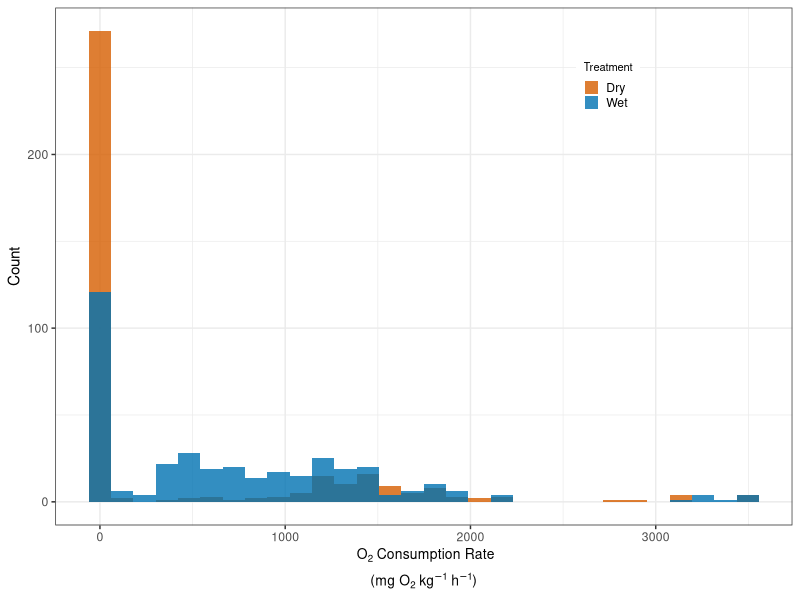
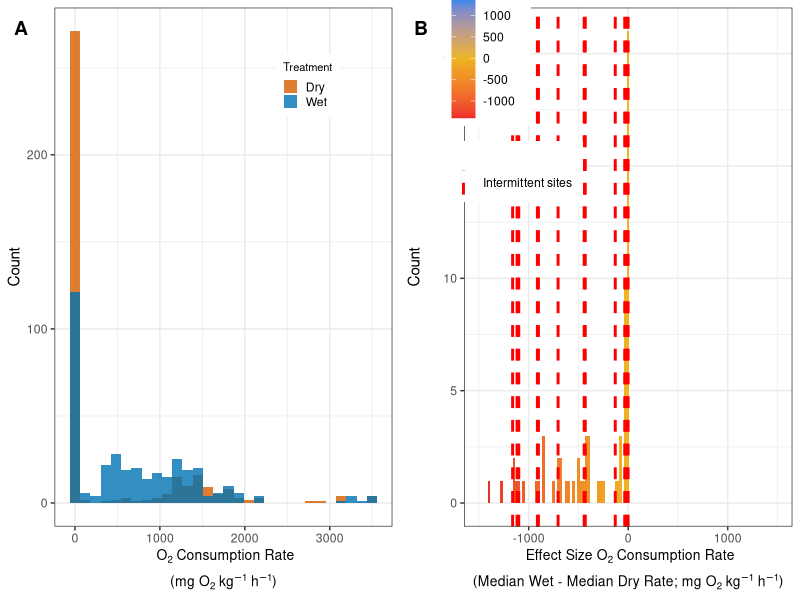
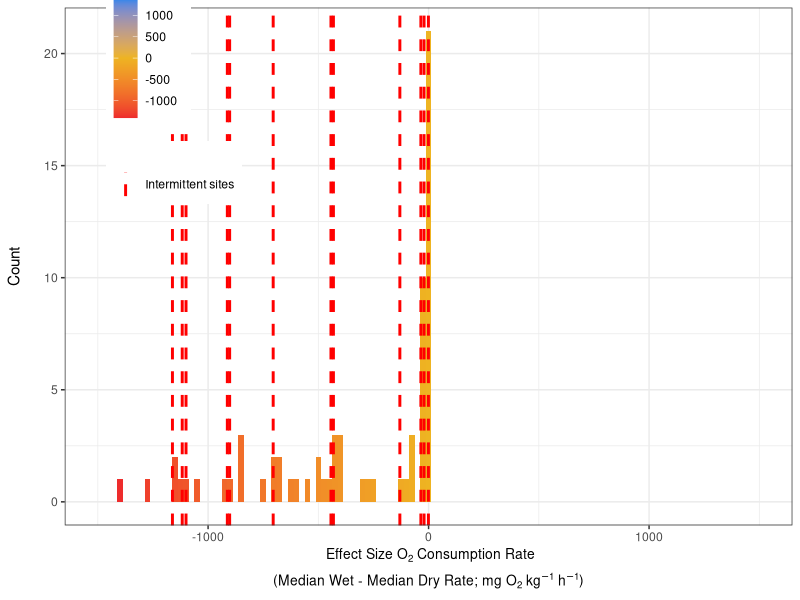

Generate these figures, in order, with R: (Note: this script raises an error after producing the figures.)
# This script makes histogram figures for ECA physical manuscript
library(tidyverse); library(ggpubr)
rm(list=ls()); graphics.off()

# Functions ---------------------------------------------------------------
# Transformation for normalization is cube root - have to cube root then add sign back to value to make it positive or negative
cube_root <- function(x) sign(x) * (abs(x))^(1/3)

## Read in/Merge Data for Histograms -------------------------------------
# Individual Rate data for histograms ####
all_data = read.csv("Data/EC_Sediment_SpC_pH_Temp_Respiration.csv", skip = 2) %>%
  filter(grepl("EC", Sample_Name)) %>%
  filter(!grepl("EC_011|EC_012|EC_023|EC_052|EC_053|EC_057", Sample_Name)) %>%  
  select(-c(Field_Name, IGSN, Material))

ev_data = read.csv("Data/WHONDRS_EV_Data_Package/Sample_Data/WHONDRS_EV_Sediment_SpC_pH_Temp_Respiration.csv", skip = 2) %>%
  filter(grepl("EV", Sample_Name)) %>%
  select(-c(Field_Name, IGSN, Material))

all_data = rbind(all_data, ev_data)

# Reading in metadata from both files to get river type
metadata = read.csv("Data/EC_Field_Metadata.csv") %>%
  select(c(Parent_ID, Intermittent_or_Perennial))
metadata2 = read.csv("Data/WHONDRS_EV_Data_Package/WHONDRS_EV_Field_Metadata.csv") %>%
  select(c(Parent_ID, Intermittent_or_Perennial))
metadata = rbind(metadata, metadata2)

# FIXED: MERGE ALL_DATA WITH METADATA TO IDENTIFY INTERMITTENT SITES
all_data_with_metadata = all_data %>%
  mutate(Parent_ID = str_extract(Sample_Name, "^[^_]+_[^_]+")) %>%  # Extract "EC_005" from "EC_005_INC-D1"
  left_join(metadata, by = "Parent_ID")

# Check merge
print("All data with metadata:")
print(head(all_data_with_metadata %>% select(Sample_Name, Parent_ID, Intermittent_or_Perennial)))
print(paste("Number of intermittent samples in all_data:", sum(all_data_with_metadata$Intermittent_or_Perennial == "Intermittent", na.rm = TRUE)))

# Get O2 consumption rate values for intermittent sites
intermittent_o2_values = all_data_with_metadata %>%
  filter(Respiration_Rate_mg_DO_per_kg_per_H != -9999) %>%
  filter(Intermittent_or_Perennial == "Intermittent", !is.na(Intermittent_or_Perennial)) %>%
  pull(Respiration_Rate_mg_DO_per_kg_per_H) %>%
  as.numeric() %>%
  abs() 

print("Intermittent O2 consumption rate values:")
print(intermittent_o2_values)

# Take Cube root of all respiration rates for figure
cube_respiration = all_data_with_metadata %>%
  select(c(Sample_Name, Respiration_Rate_mg_DO_per_kg_per_H, Parent_ID, Intermittent_or_Perennial)) %>%
  filter(Respiration_Rate_mg_DO_per_kg_per_H != -9999) %>% 
  mutate(cube_Respiration_mg_kg = cube_root(abs(as.numeric(Respiration_Rate_mg_DO_per_kg_per_H)))) %>% 
  mutate(Treat = if_else(grepl("D", Sample_Name), "Dry", "Wet"))

# Get cube root O2 consumption rate values for intermittent sites
intermittent_cube_o2_values = cube_respiration %>%
  filter(Intermittent_or_Perennial == "Intermittent", !is.na(Intermittent_or_Perennial)) %>%
  pull(cube_Respiration_mg_kg)

print("Intermittent cube root O2 consumption rate values:")
print(intermittent_cube_o2_values)

# Calculate medians for effect size calculation
median_respiration = all_data %>%
  select(-c(Respiration_R_Squared, Respiration_R_Squared_Adj, Respiration_p_value, Total_Incubation_Time_Min, Number_Points_In_Respiration_Regression, Number_Points_Removed_Respiration_Regression, DO_Concentration_At_Incubation_Time_Zero)) %>%
  mutate(across(c(SpC_microsiemens_per_cm:Respiration_Rate_mg_DO_per_kg_per_H), as.numeric)) %>%
  mutate(Respiration_Rate_mg_DO_per_kg_per_H = ifelse(grepl("INC_Method_001|INC_Method_002|INC_QA_004", Methods_Deviation), NA, Respiration_Rate_mg_DO_per_kg_per_H)) %>%
  mutate(Respiration_Rate_mg_DO_per_kg_per_H = ifelse(Respiration_Rate_mg_DO_per_kg_per_H == "-9999", NA, Respiration_Rate_mg_DO_per_kg_per_H)) %>%
  separate(Sample_Name, c("Sample_ID", "Rep"), sep = "-") %>%
  mutate(Rep = if_else(grepl("D", Rep), "D", "W")) %>%
  group_by(Sample_ID) %>%
  summarise(across(where(is.numeric),
                   list(Median = ~median(.x, na.rm = TRUE),
                        cv = ~sd(.x, na.rm = TRUE)/mean(.x, na.rm = TRUE),
                        n = ~sum(!is.na(.x))),
                   .names = "{.fn}_{.col}")) %>%
  ungroup() %>%
  select(c(Sample_ID, Median_Respiration_Rate_mg_DO_per_kg_per_H)) %>%
  mutate(Sample_Name = str_replace(Sample_ID, "INC", "all")) %>%
  select(-Sample_ID)

## Effect Size Data for histograms ####
effect = read.csv("Data/EC_Sediment_Effect_Size.csv", skip = 2) %>%
  filter(grepl("EC", Sample_Name)) %>%
  filter(!grepl("EC_011|EC_012|EC_023|EC_052|EC_053|EC_057", Sample_Name)) %>%
  select(c(Sample_Name, Effect_Size_Respiration_Rate_mg_DO_per_kg_per_H)) %>%
  mutate(Effect_Size_Respiration_Rate_mg_DO_per_kg_per_H = as.numeric(Effect_Size_Respiration_Rate_mg_DO_per_kg_per_H))

# FIXED: Corrected the filter issue in effect_ev
effect_ev = read.csv("Data/WHONDRS_EV_Data_Package/Sample_Data/WHONDRS_EV_Sediment_Effect_Size.csv", skip = 2) %>%
  filter(grepl("EV", Sample_Name)) %>%
  select(c(Sample_Name, Effect_Size_Respiration_Rate_mg_DO_per_kg_per_H = Effect_Size_Median_Respiration_Rate_mg_DO_per_kg_per_H)) %>%
  mutate(Effect_Size_Respiration_Rate_mg_DO_per_kg_per_H = as.numeric(Effect_Size_Respiration_Rate_mg_DO_per_kg_per_H)) %>%
  filter(Effect_Size_Respiration_Rate_mg_DO_per_kg_per_H < 0)  # Fixed: moved filter outside mutate

effect = rbind(effect, effect_ev)

# FIXED: MERGE EFFECT SIZE DATA WITH METADATA TO IDENTIFY INTERMITTENT SITES
effect_with_metadata = effect %>%
  mutate(Parent_ID = str_extract(Sample_Name, "^[^_]+_[^_]+")) %>%  # Extract "EC_005" from "EC_005_all" 
  left_join(metadata, by = "Parent_ID")

# Check merge
print("Effect size data with metadata:")
print(head(effect_with_metadata %>% select(Sample_Name, Parent_ID, Intermittent_or_Perennial)))
print(paste("Number of intermittent sites in effect data:", sum(effect_with_metadata$Intermittent_or_Perennial == "Intermittent", na.rm = TRUE)))

# Get effect size values for intermittent sites
intermittent_effect_values = effect_with_metadata %>%
  filter(Intermittent_or_Perennial == "Intermittent", !is.na(Intermittent_or_Perennial)) %>%
  pull(Effect_Size_Respiration_Rate_mg_DO_per_kg_per_H)

print("Intermittent effect size values:")
print(intermittent_effect_values)

# Cube root transform effect size data
cube_effect = effect_with_metadata %>%
  mutate(cube_Effect_Size_Respiration_Rate_mg_DO_per_kg_per_H = cube_root(Effect_Size_Respiration_Rate_mg_DO_per_kg_per_H))

# Get cube root effect size values for intermittent sites
intermittent_cube_effect_values = cube_effect %>%
  filter(Intermittent_or_Perennial == "Intermittent", !is.na(Intermittent_or_Perennial)) %>%
  pull(cube_Effect_Size_Respiration_Rate_mg_DO_per_kg_per_H)

print("Intermittent cube root effect size values:")
print(intermittent_cube_effect_values)

# Create data frames for vertical lines (for legend purposes)
vlines_o2 = data.frame(
  xintercept = intermittent_o2_values,
  line_type = "Intermittent sites"
)

vlines_cube_o2 = data.frame(
  xintercept = intermittent_cube_o2_values,
  line_type = "Intermittent sites"
)

vlines_effect = data.frame(
  xintercept = intermittent_effect_values,
  line_type = "Intermittent sites"
)

vlines_cube_effect = data.frame(
  xintercept = intermittent_cube_effect_values,
  line_type = "Intermittent sites"
)

# Histograms --------------------------------------------------------------
## Histogram of all O2 consumption rates WITH VERTICAL LINES FOR INTERMITTENT SITES
all_hist = all_data_with_metadata %>%
  filter(Respiration_Rate_mg_DO_per_kg_per_H != -9999) %>% 
  mutate(Treat = if_else(grepl("D", Sample_Name), "Dry", "Wet")) %>%
  ggplot(aes(x = abs(as.numeric(Respiration_Rate_mg_DO_per_kg_per_H)))) +
  geom_histogram(position = "identity", alpha = 0.8, aes(fill = Treat)) +
  # # Add vertical lines for each intermittent site's O2 consumption rate
  # {if(length(intermittent_o2_values) > 0) 
  #   geom_vline(data = vlines_o2, aes(xintercept = xintercept, linetype = line_type), 
  #              color = "red", linewidth = 1)} +
  scale_fill_manual(values = c("#D55E00","#0072B2")) +
  scale_linetype_manual(name = "", values = c("Intermittent sites" = "dashed")) +
  theme_bw() +
  theme(legend.position = c(0.75, 0.85),
        legend.key.size = unit(0.15, "in"),
        legend.title = element_text(size = 8),
        axis.title.x = element_text(size = 10),
        legend.box = "vertical") +
  guides(fill = guide_legend(title = "Treatment", order = 1),
         linetype = guide_legend(title = "", order = 2)) +
  xlab(expression(atop("\n O"[2]*" Consumption Rate", "(mg O"[2]*" kg"^-1*" h"^-1*")"))) +
  ylab("Count")

## Effect size histogram WITH VERTICAL LINES FOR INTERMITTENT SITES
effect_limits <- c(-1400, 1400)
effect_hist = ggplot(effect_with_metadata, aes(x = Effect_Size_Respiration_Rate_mg_DO_per_kg_per_H)) +
  geom_histogram(binwidth = 25, aes(fill = after_stat(x))) +
  # Add vertical lines for each intermittent site's effect size value
  {if(length(intermittent_effect_values) > 0) 
    geom_vline(data = vlines_effect, aes(xintercept = xintercept, linetype = line_type), 
               color = "red", linewidth = 1)} +
  scale_fill_gradient2(name = "Effect Size", limits = effect_limits, low = "firebrick2", mid = "goldenrod2",
                       high = "dodgerblue2", midpoint = (max(effect_limits)+min(effect_limits))/2) +
  scale_linetype_manual(name = "", values = c("Intermittent sites" = "dashed")) +
  theme_bw() +
  xlim(c(-1500, 1500)) +
  ylab("Count\n") +
  theme(legend.position = c(0.15, 0.85),
        axis.title.x = element_text(size = 10)) +
  guides(linetype = guide_legend(title = "")) +
  xlab(expression(atop("\n Effect Size O"[2]*" Consumption Rate","(Median Wet - Median Dry Rate; mg O"[2]*" kg"^-1*" h"^-1*")")))

## Combine SI histograms
combined_SI_hist = ggarrange(all_hist, effect_hist, ncol = 2, labels = c("A", "B"), hjust = -1, vjust = 2.5)
ggsave("Figures/Combined_SI_Histograms.png", plot = combined_SI_hist, width = 10, height = 5, dpi = 300)

## Cube Root Transformed histograms WITH VERTICAL LINES FOR INTERMITTENT SITES
all_cube_hist = ggplot(cube_respiration, aes(x = cube_Respiration_mg_kg)) +
  geom_histogram(position = "identity", alpha = 0.8, aes(fill = Treat)) +
  # Add vertical lines for each intermittent site's cube root O2 consumption rate
  # {if(length(intermittent_cube_o2_values) > 0) 
  #   geom_vline(data = vlines_cube_o2, aes(xintercept = xintercept, linetype = line_type), 
  #              color = "red", linewidth = 1)} +
  scale_fill_manual(values = c("#D55E00","#0072B2")) +
  scale_linetype_manual(name = "", values = c("Intermittent sites" = "dashed")) +
  ylim(0, 87.5) +
  theme_bw() +
  theme(legend.position = c(0.75, 0.85),
        legend.key.size = unit(0.15, "in"),
        legend.title = element_text(size = 8),
        axis.title.x = element_text(size = 10),
        legend.box = "vertical") +
  guides(fill = guide_legend(title = "Treatment", order = 1),
         linetype = guide_legend(title = "", order = 2)) +
  xlab(expression(atop("\n O"[2]*" Consumption Rate" ^(1/3)*"", "(mg O"[2]*" kg"^-1*" h"^-1*")"))) +
  ylab("Count")

# Cube root effect size histogram WITH VERTICAL LINES FOR INTERMITTENT SITES
cube_effect_limits <- c(-12, 12)
cube_effect_hist = ggplot(cube_effect, aes(x = cube_Effect_Size_Respiration_Rate_mg_DO_per_kg_per_H)) +
  geom_histogram(binwidth = 0.5, aes(fill = after_stat(x))) +
  # Add vertical lines for each intermittent site's cube root effect size value
  {if(length(intermittent_cube_effect_values) > 0) 
    geom_vline(data = vlines_cube_effect, aes(xintercept = xintercept, linetype = line_type), 
               color = "red", linewidth = 1)} +
  scale_fill_gradient2(name = "Cubed Root Effect Size", limits = cube_effect_limits, low = "firebrick2", mid = "goldenrod2",
                       high = "dodgerblue2", midpoint = (max(cube_effect_limits)+min(cube_effect_limits))/2) +
  scale_linetype_manual(name = "", values = c("Intermittent sites" = "dashed")) +
  theme_bw() +
  xlim(c(-12, 12)) +
  ylab("Count\n") +
  theme(legend.position = c(0.15, 0.85),
        axis.title.x = element_text(size = 10)) +
  guides(linetype = guide_legend(title = "")) +
  xlab(expression(atop("\n Effect Size O"[2]*" Consumption Rate" ^(1/3)*"","(Median Wet - Median Dry Rate; mg O"[2]*" kg"^-1*" h"^-1*")")))

## Combine cube root histograms
combined_hist = ggarrange(all_cube_hist, cube_effect_hist, ncol = 2, labels = c("A", "B"), hjust = -5, vjust = 2.5)
ggsave("Figures/Combined_Cube_Histograms.png", plot = combined_hist, width = 10, height = 5, dpi = 300)
ggsave("Figures/Combined_Cube_Histograms.pdf", plot = combined_hist, width = 10, height = 5, dpi = 300)
